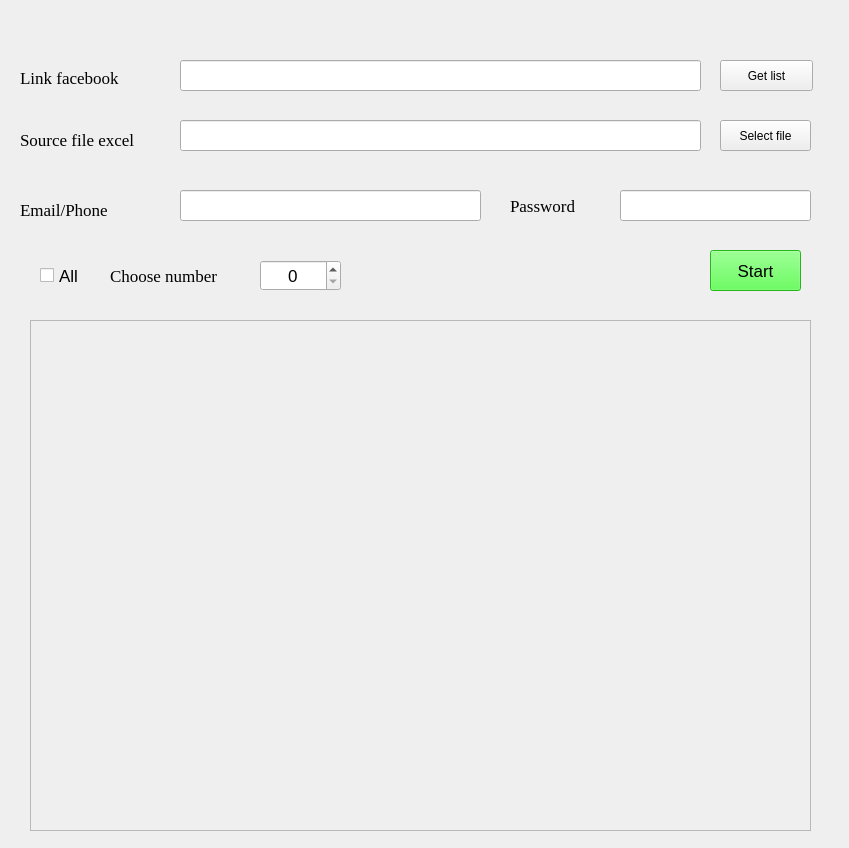
<?xml version="1.0" encoding="UTF-8"?>
<ui version="4.0">
 <class>MainWindow</class>
 <widget class="QMainWindow" name="MainWindow">
  <property name="geometry">
   <rect>
    <x>0</x>
    <y>0</y>
    <width>849</width>
    <height>848</height>
   </rect>
  </property>
  <property name="windowTitle">
   <string>MainWindow</string>
  </property>
  <widget class="QWidget" name="centralwidget">
   <widget class="QScrollArea" name="scrollArea">
    <property name="geometry">
     <rect>
      <x>30</x>
      <y>320</y>
      <width>781</width>
      <height>511</height>
     </rect>
    </property>
    <property name="font">
     <font>
      <family>Times New Roman</family>
      <pointsize>13</pointsize>
     </font>
    </property>
    <property name="sizeAdjustPolicy">
     <enum>QAbstractScrollArea::AdjustToContents</enum>
    </property>
    <property name="widgetResizable">
     <bool>true</bool>
    </property>
    <widget class="QWidget" name="scrollAreaWidgetContents">
     <property name="geometry">
      <rect>
       <x>0</x>
       <y>0</y>
       <width>779</width>
       <height>509</height>
      </rect>
     </property>
     <layout class="QGridLayout" name="gridLayout">
      <item row="0" column="1">
       <layout class="QGridLayout" name="layout"/>
      </item>
     </layout>
    </widget>
   </widget>
   <widget class="QPushButton" name="btn_start">
    <property name="geometry">
     <rect>
      <x>710</x>
      <y>250</y>
      <width>91</width>
      <height>41</height>
     </rect>
    </property>
    <property name="font">
     <font>
      <pointsize>13</pointsize>
     </font>
    </property>
    <property name="styleSheet">
     <string notr="true">background-color: rgb(56, 255, 42);</string>
    </property>
    <property name="text">
     <string>Start</string>
    </property>
   </widget>
   <widget class="QCheckBox" name="ckb_all">
    <property name="geometry">
     <rect>
      <x>40</x>
      <y>260</y>
      <width>51</width>
      <height>31</height>
     </rect>
    </property>
    <property name="font">
     <font>
      <pointsize>13</pointsize>
      <weight>50</weight>
      <bold>false</bold>
     </font>
    </property>
    <property name="text">
     <string>All</string>
    </property>
   </widget>
   <widget class="QSpinBox" name="spb_number">
    <property name="geometry">
     <rect>
      <x>260</x>
      <y>260</y>
      <width>81</width>
      <height>31</height>
     </rect>
    </property>
    <property name="font">
     <font>
      <pointsize>13</pointsize>
     </font>
    </property>
    <property name="alignment">
     <set>Qt::AlignCenter</set>
    </property>
    <property name="maximum">
     <number>100</number>
    </property>
    <property name="value">
     <number>0</number>
    </property>
   </widget>
   <widget class="QLineEdit" name="txt_link">
    <property name="geometry">
     <rect>
      <x>180</x>
      <y>60</y>
      <width>521</width>
      <height>31</height>
     </rect>
    </property>
    <property name="font">
     <font>
      <family>Times New Roman</family>
      <pointsize>13</pointsize>
     </font>
    </property>
   </widget>
   <widget class="QPushButton" name="btn_getLink">
    <property name="geometry">
     <rect>
      <x>720</x>
      <y>60</y>
      <width>93</width>
      <height>31</height>
     </rect>
    </property>
    <property name="text">
     <string>Get list</string>
    </property>
   </widget>
   <widget class="QLabel" name="label">
    <property name="geometry">
     <rect>
      <x>20</x>
      <y>70</y>
      <width>131</width>
      <height>16</height>
     </rect>
    </property>
    <property name="font">
     <font>
      <family>Times New Roman</family>
      <pointsize>13</pointsize>
     </font>
    </property>
    <property name="text">
     <string>Link facebook</string>
    </property>
   </widget>
   <widget class="QLabel" name="label_2">
    <property name="geometry">
     <rect>
      <x>20</x>
      <y>130</y>
      <width>151</width>
      <height>20</height>
     </rect>
    </property>
    <property name="font">
     <font>
      <family>Times New Roman</family>
      <pointsize>13</pointsize>
     </font>
    </property>
    <property name="text">
     <string>Source file excel</string>
    </property>
   </widget>
   <widget class="QLineEdit" name="txt_source_file">
    <property name="geometry">
     <rect>
      <x>180</x>
      <y>120</y>
      <width>521</width>
      <height>31</height>
     </rect>
    </property>
    <property name="font">
     <font>
      <family>Times New Roman</family>
      <pointsize>13</pointsize>
     </font>
    </property>
   </widget>
   <widget class="QPushButton" name="btn_choose_file">
    <property name="geometry">
     <rect>
      <x>720</x>
      <y>120</y>
      <width>91</width>
      <height>31</height>
     </rect>
    </property>
    <property name="text">
     <string>Select file</string>
    </property>
   </widget>
   <widget class="QLabel" name="label_3">
    <property name="geometry">
     <rect>
      <x>110</x>
      <y>260</y>
      <width>151</width>
      <height>31</height>
     </rect>
    </property>
    <property name="font">
     <font>
      <family>Times New Roman</family>
      <pointsize>13</pointsize>
     </font>
    </property>
    <property name="text">
     <string>Choose number</string>
    </property>
   </widget>
   <widget class="QLabel" name="label_4">
    <property name="geometry">
     <rect>
      <x>20</x>
      <y>200</y>
      <width>121</width>
      <height>20</height>
     </rect>
    </property>
    <property name="font">
     <font>
      <family>Times New Roman</family>
      <pointsize>13</pointsize>
     </font>
    </property>
    <property name="text">
     <string>Email/Phone</string>
    </property>
   </widget>
   <widget class="QLineEdit" name="txt_username">
    <property name="geometry">
     <rect>
      <x>180</x>
      <y>190</y>
      <width>301</width>
      <height>31</height>
     </rect>
    </property>
    <property name="font">
     <font>
      <family>Times New Roman</family>
      <pointsize>13</pointsize>
     </font>
    </property>
   </widget>
   <widget class="QLabel" name="label_5">
    <property name="geometry">
     <rect>
      <x>510</x>
      <y>190</y>
      <width>101</width>
      <height>31</height>
     </rect>
    </property>
    <property name="font">
     <font>
      <family>Times New Roman</family>
      <pointsize>13</pointsize>
     </font>
    </property>
    <property name="text">
     <string>Password</string>
    </property>
   </widget>
   <widget class="QLineEdit" name="txt_pass">
    <property name="geometry">
     <rect>
      <x>620</x>
      <y>190</y>
      <width>191</width>
      <height>31</height>
     </rect>
    </property>
    <property name="font">
     <font>
      <family>Times New Roman</family>
      <pointsize>13</pointsize>
     </font>
    </property>
   </widget>
   <widget class="QLabel" name="notify">
    <property name="geometry">
     <rect>
      <x>210</x>
      <y>10</y>
      <width>441</width>
      <height>20</height>
     </rect>
    </property>
    <property name="font">
     <font>
      <family>Times New Roman</family>
      <pointsize>13</pointsize>
     </font>
    </property>
    <property name="styleSheet">
     <string notr="true">color: rgb(255, 0, 0);</string>
    </property>
    <property name="text">
     <string/>
    </property>
   </widget>
  </widget>
 </widget>
 <resources/>
 <connections/>
</ui>
